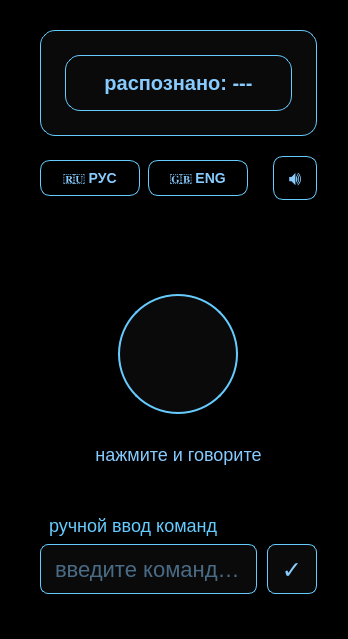
<?xml version="1.0" encoding="UTF-8"?>
<ui version="4.0">
 <class>Widget</class>
 <widget class="QWidget" name="Widget">
  <property name="geometry">
   <rect>
    <x>0</x>
    <y>0</y>
    <width>348</width>
    <height>639</height>
   </rect>
  </property>
  <property name="windowTitle">
   <string>Voice Control</string>
  </property>
  <widget class="QWidget" name="centralwidget">
   <property name="geometry">
    <rect>
     <x>0</x>
     <y>0</y>
     <width>357</width>
     <height>644</height>
    </rect>
   </property>
   <property name="styleSheet">
    <string notr="true">
     QWidget {
         background-color: #000000;
         font-family: 'Times New Roman', serif;
         font-size: 16px;
     }
    </string>
   </property>
   <layout class="QVBoxLayout" name="verticalLayout_3">
    <property name="spacing">
     <number>20</number>
    </property>
    <property name="leftMargin">
     <number>40</number>
    </property>
    <property name="topMargin">
     <number>30</number>
    </property>
    <property name="rightMargin">
     <number>40</number>
    </property>
    <property name="bottomMargin">
     <number>30</number>
    </property>
    <item>
     <widget class="QFrame" name="recognitionFrame_3">
      <property name="styleSheet">
       <string notr="true">
        QFrame {
            background-color: #0a0a0a;
            border: 1px solid #66ccff;
            border-radius: 15px;
            padding: 15px;
        }
        QFrame:hover {
            border-color: #88ddff;
        }
       </string>
      </property>
      <layout class="QHBoxLayout" name="horizontalLayout_3">
       <item>
        <widget class="QLabel" name="recognitionLabel_3">
         <property name="styleSheet">
          <string notr="true">
           QLabel {
               color: #88ccff;
               background-color: transparent;
               font-size: 20px;
               font-weight: bold;
           }
          </string>
         </property>
         <property name="text">
          <string>распознано: ---</string>
         </property>
         <property name="alignment">
          <set>Qt::AlignCenter</set>
         </property>
         <property name="wordWrap">
          <bool>true</bool>
         </property>
        </widget>
       </item>
      </layout>
     </widget>
    </item>
    <item>
     <layout class="QHBoxLayout" name="settingsLayout">
      <property name="spacing">
       <number>8</number>
      </property>
      <item>
       <widget class="QPushButton" name="langRuButton">
        <property name="minimumSize">
         <size>
          <width>100</width>
          <height>36</height>
         </size>
        </property>
        <property name="styleSheet">
         <string notr="true">
          QPushButton {
              background-color: transparent;
              color: #88ccff;
              border: 1px solid #66ccff;
              border-radius: 10px;
              font-size: 14px;
              font-weight: bold;
          }
          QPushButton:hover {
              background-color: #1a2a33;
              border: 1px solid #88ddff;
          }
          QPushButton:checked {
              background-color: #003344;
              border: 1px solid #88ddff;
          }
         </string>
        </property>
        <property name="text">
         <string>🇷🇺 РУС</string>
        </property>
        <property name="checkable">
         <bool>true</bool>
        </property>
       </widget>
      </item>
      <item>
       <widget class="QPushButton" name="langEnButton">
        <property name="minimumSize">
         <size>
          <width>100</width>
          <height>36</height>
         </size>
        </property>
        <property name="styleSheet">
         <string notr="true">
          QPushButton {
              background-color: transparent;
              color: #88ccff;
              border: 1px solid #66ccff;
              border-radius: 10px;
              font-size: 14px;
              font-weight: bold;
          }
          QPushButton:hover {
              background-color: #1a2a33;
              border: 1px solid #88ddff;
          }
          QPushButton:checked {
              background-color: #003344;
              border: 1px solid #88ddff;
          }
         </string>
        </property>
        <property name="text">
         <string>🇬🇧 ENG</string>
        </property>
        <property name="checkable">
         <bool>true</bool>
        </property>
       </widget>
      </item>
      <item>
       <spacer name="hSpacerSettings">
        <property name="orientation">
         <enum>Qt::Horizontal</enum>
        </property>
        <property name="sizeHint" stdset="0">
         <size>
          <width>40</width>
          <height>20</height>
         </size>
        </property>
       </spacer>
      </item>
      <item>
       <widget class="QPushButton" name="muteButton">
        <property name="minimumSize">
         <size>
          <width>44</width>
          <height>44</height>
         </size>
        </property>
        <property name="maximumSize">
         <size>
          <width>44</width>
          <height>44</height>
         </size>
        </property>
        <property name="styleSheet">
         <string notr="true">
          QPushButton {
              background-color: transparent;
              color: #88ccff;
              border: 1px solid #66ccff;
              border-radius: 10px;
              font-size: 20px;
          }
          QPushButton:hover {
              background-color: #1a2a33;
              border: 1px solid #88ddff;
          }
         </string>
        </property>
        <property name="text">
         <string>🔊</string>
        </property>
        <property name="checkable">
         <bool>true</bool>
        </property>
       </widget>
      </item>
     </layout>
    </item>
    <item>
     <spacer name="middleSpacer_3">
      <property name="orientation">
       <enum>Qt::Vertical</enum>
      </property>
      <property name="sizeHint" stdset="0">
       <size>
        <width>20</width>
        <height>40</height>
       </size>
      </property>
     </spacer>
    </item>
    <item>
     <layout class="QVBoxLayout" name="recordButtonLayout_2">
      <item alignment="Qt::AlignHCenter|Qt::AlignVCenter">
       <widget class="QPushButton" name="recordButton_3">
        <property name="minimumSize">
         <size>
          <width>120</width>
          <height>120</height>
         </size>
        </property>
        <property name="maximumSize">
         <size>
          <width>120</width>
          <height>120</height>
         </size>
        </property>
        <property name="styleSheet">
         <string notr="true">
          QPushButton {
              background-color: #0a0a0a;
              color: #88ccff;
              border: 2px solid #66ccff;
              border-radius: 60px;
              font-size: 32px;
              font-weight: bold;
          }
          QPushButton:hover {
              background-color: #1a1a1a;
              border: 2px solid #88ddff;
              box-shadow: 0 0 20px rgba(102, 204, 255, 0.3);
          }
          QPushButton:pressed {
              background-color: #002233;
              border: 2px solid #aaffff;
          }
         </string>
        </property>
        <property name="text">
         <string/>
        </property>
       </widget>
      </item>
      <item>
       <widget class="QLabel" name="recordButtonLabel_2">
        <property name="styleSheet">
         <string notr="true">
          QLabel {
              color: #88ccff;
              background-color: transparent;
              font-size: 18px;
              margin-top: 10px;
          }
         </string>
        </property>
        <property name="text">
         <string>нажмите и говорите</string>
        </property>
        <property name="alignment">
         <set>Qt::AlignCenter</set>
        </property>
        <property name="wordWrap">
         <bool>true</bool>
        </property>
       </widget>
      </item>
     </layout>
    </item>
    <item>
     <spacer name="bottomSpacer1_3">
      <property name="orientation">
       <enum>Qt::Vertical</enum>
      </property>
      <property name="sizeType">
       <enum>QSizePolicy::Fixed</enum>
      </property>
      <property name="sizeHint" stdset="0">
       <size>
        <width>20</width>
        <height>30</height>
       </size>
      </property>
     </spacer>
    </item>
    <item>
     <layout class="QVBoxLayout" name="commandInputLayout">
      <property name="spacing">
       <number>8</number>
      </property>
      <item>
       <widget class="QLabel" name="commandInputLabel">
        <property name="styleSheet">
         <string notr="true">
          QLabel {
              color: #66ccff;
              background-color: transparent;
              font-size: 18px;
              margin-left: 5px;
          }
         </string>
        </property>
        <property name="text">
         <string>ручной ввод команд</string>
        </property>
        <property name="alignment">
         <set>Qt::AlignLeading</set>
        </property>
       </widget>
      </item>
      <item>
       <layout class="QHBoxLayout" name="commandInputHorizontalLayout">
        <property name="spacing">
         <number>10</number>
        </property>
        <item>
         <widget class="QLineEdit" name="commandInput_3">
          <property name="minimumSize">
           <size>
            <width>0</width>
            <height>50</height>
           </size>
          </property>
          <property name="styleSheet">
           <string notr="true">
            QLineEdit {
                background-color: #0a0a0a;
                color: #88ccff;
                border: 1px solid #66ccff;
                border-radius: 8px;
                padding: 12px;
                font-size: 22px;
            }
            QLineEdit:focus {
                border: 1px solid #88ddff;
                background-color: #0f0f0f;
            }
           </string>
          </property>
          <property name="placeholderText">
           <string>введите команду...</string>
          </property>
         </widget>
        </item>
        <item>
         <widget class="QPushButton" name="sendCommandButton">
          <property name="minimumSize">
           <size>
            <width>50</width>
            <height>50</height>
           </size>
          </property>
          <property name="maximumSize">
           <size>
            <width>50</width>
            <height>50</height>
           </size>
          </property>
          <property name="styleSheet">
           <string notr="true">
            QPushButton {
                background-color: #0a0a0a;
                color: #88ccff;
                border: 1px solid #66ccff;
                border-radius: 8px;
                font-size: 24px;
                font-weight: bold;
            }
            QPushButton:hover {
                background-color: #1a2a33;
                border: 1px solid #88ddff;
                box-shadow: 0 0 10px rgba(102, 204, 255, 0.3);
            }
            QPushButton:pressed {
                background-color: #002233;
            }
           </string>
          </property>
          <property name="text">
           <string>✓</string>
          </property>
         </widget>
        </item>
       </layout>
      </item>
     </layout>
    </item>
    <item>
     <spacer name="bottomSpacer2_2">
      <property name="orientation">
       <enum>Qt::Vertical</enum>
      </property>
      <property name="sizeType">
       <enum>QSizePolicy::Fixed</enum>
      </property>
      <property name="sizeHint" stdset="0">
       <size>
        <width>20</width>
        <height>20</height>
       </size>
      </property>
     </spacer>
    </item>
   </layout>
  </widget>
 </widget>
 <resources/>
 <connections/>
</ui>
